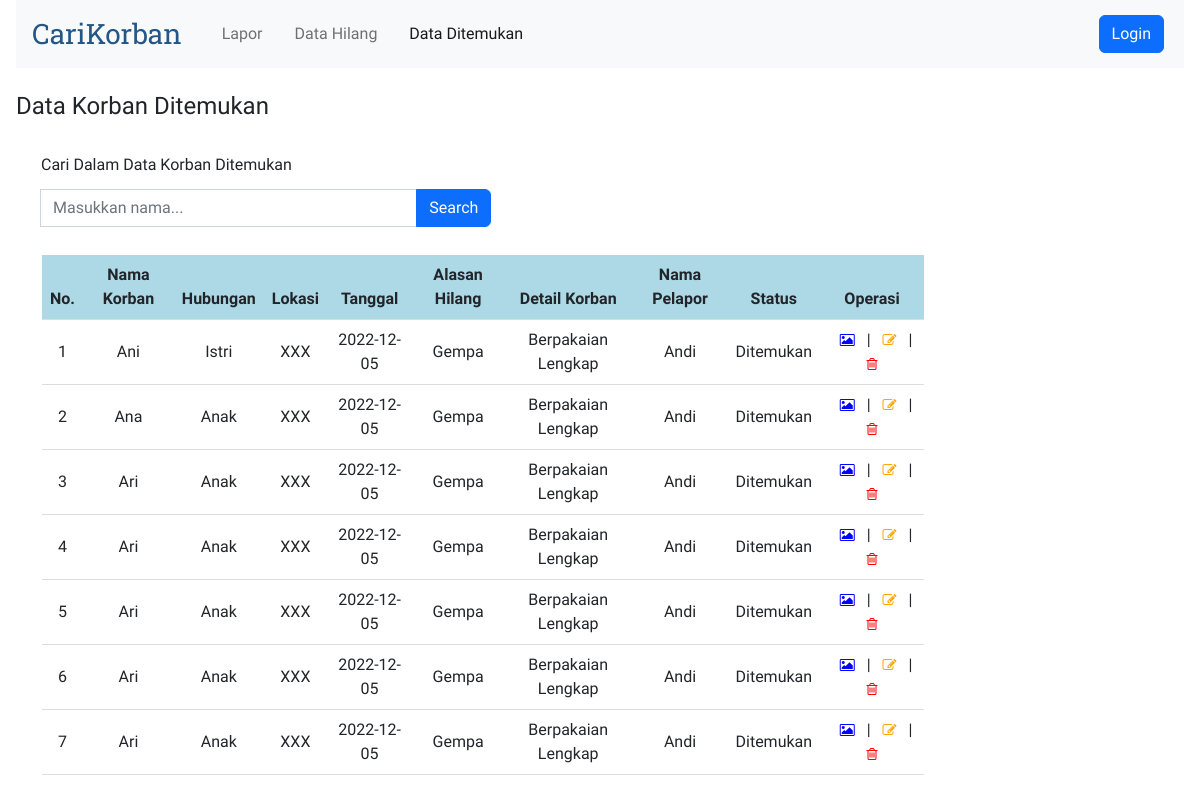
Before: /views/dataditemukan.php with the older database file.
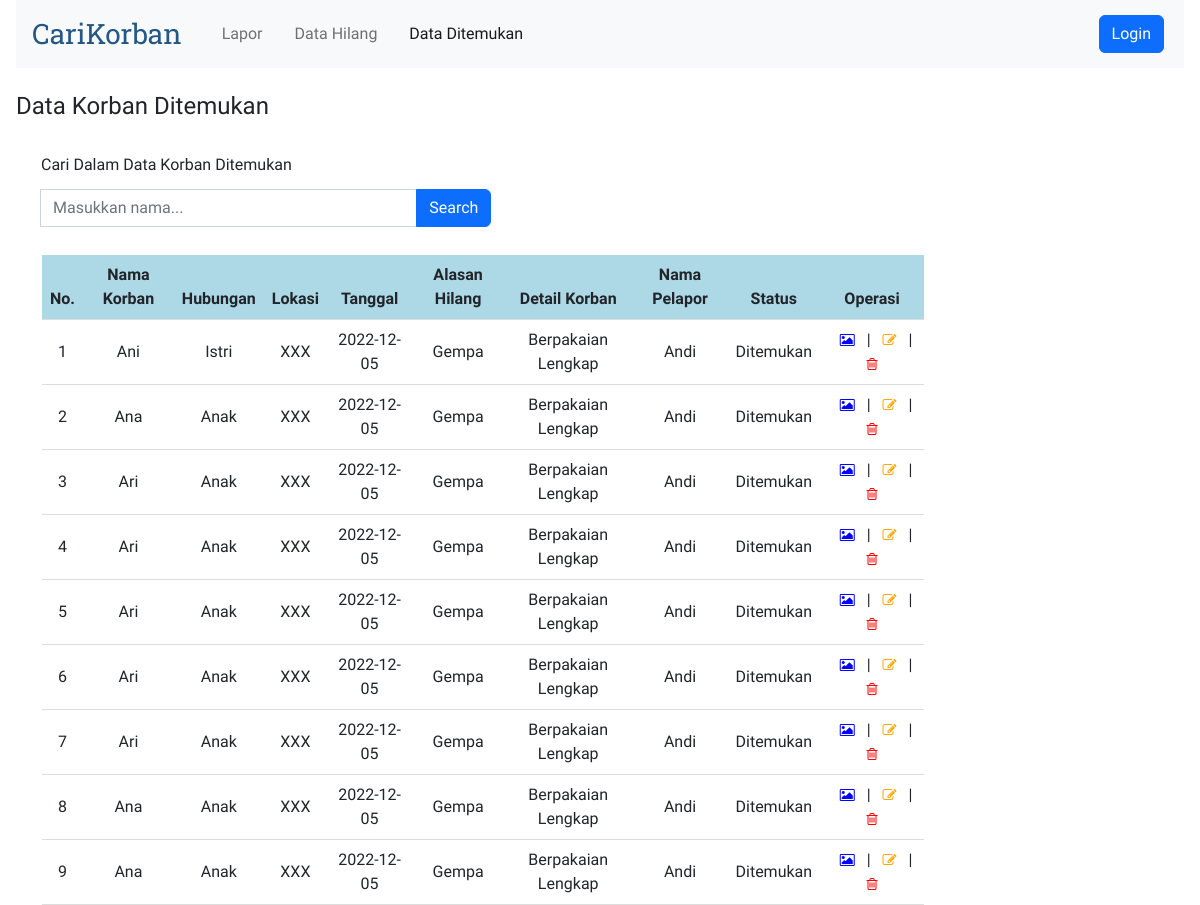
After: the same page with the newer database file.
### tables this page shows
CREATE TABLE `korban` (
  `idx` int(11) NOT NULL,
  `nama_korban` varchar(30) NOT NULL,
  `hubungan` varchar(10) NOT NULL,
  `lokasi` varchar(20) NOT NULL,
  `tanggal` varchar(30) NOT NULL,
  `alasan_hilang` varchar(30) NOT NULL,
  `detail` varchar(255) NOT NULL,
  `nama_pelapor` varchar(30) NOT NULL,
  `telepon` varchar(30) NOT NULL,
  `email` varchar(30) NOT NULL,
  `status` varchar(30) NOT NULL,
  `nama_gambar` varchar(255),
  `file_gambar` longblob
);

### connection.php (called while the page is built)
<?php
abstract class Connection
{
    protected function get_connection()
    {
        $host = "localhost";
        $database = "carikorban";
        $username = "root";
        $password = "";
        $connect = new mysqli($host, $username, $password, $database);
        return $connect;
    }
}

### models/korban.php (called while the page is built, shortened)
<?php
include '..\connection.php';
class KorbanDitemukan extends Korban
{
    private $conn;
    public function __construct()
    {
        $this->conn = $this->get_connection();
    }
    public function tampil_data()
    {
        $sql = "SELECT * FROM korban WHERE status = 'Ditemukan'";
        $bind = $this->conn->query($sql);
        while ($obj = $bind->fetch_object()) {
            $baris[] = $obj;
        }
        if (!empty($baris)) {
            return $baris;
        }
    }
}

### views/dataditemukan.php (the view, shortened to what this page needs)
<?php
include '..\models\korban.php';
$model2 = new KorbanDitemukan();
$index = 1;
?>
<!doctype html>
<html lang="en">
<head>
    <link rel="stylesheet" href="https://cdnjs.cloudflare.com/ajax/libs/font-awesome/4.7.0/css/font-awesome.min.css">
    <link href="https://cdn.jsdelivr.net/npm/bootstrap@5.2.3/dist/css/bootstrap.min.css" rel="stylesheet"
>
</head>
<body>
    <div>
        <nav class="navbar navbar-expand-lg bg-light">
            <div class="container-fluid">
                <a class="navbar-brand logo" href="#">CariKorban</a>
                <div class="collapse navbar-collapse" id="navbarCollapse">
                    <ul class="navbar-nav me-auto mb-2 mb-lg-0">
                        <li class="nav-item">
                            <a class="nav-link" aria-current="page" href="lapor.php">Lapor</a>
                        </li>
                        <li class="nav-item">
                            <a class="nav-link" href="datahilang.php">Data Hilang</a>
                        </li>
                        <li class="nav-item">
                            <a class="nav-link active" href="dataditemukan.php">Data Ditemukan</a>
                        </li>
                    </ul>
                    <?php
                    if ($_SESSION['role'] == 'Admin') { ?>
                        <a href="logout.php"><button type="button"
                                class="d-flex btn btn-danger my-2 my-sm-0">Logout</button></a>
                        <?php
                    } else { ?>
                        <a href="login.php"><button type="button"
                                class="d-flex btn btn-primary my-2 my-sm-0">Login</button></a>
                        <?php
                    } ?>
                </div>
            </div>
        </nav>
        <br>
        <h4>Data Korban Ditemukan</h4>
        <br>
        <form action="dataditemukan.php" method="get">
            <label class="form-label">Cari Dalam Data Korban Ditemukan</label>
            <div class="input-group my-1" style="width: 40%;">
                <br>
                <input class="form-control" type="search" name="cari" placeholder="Masukkan nama...">
                <button class="btn btn-primary" type="submit" id="button-addon2" value="cari">Search</button>
            </div>
        </form>
        <br>
        <table class="table align-middle mb-0 bg-white">
            <thead style="background-color: lightblue;">
                <tr>
                    <th>No.</th>
                    <th>Nama Korban</th>
                    <th>Hubungan</th>
                    <th>Lokasi</th>
                    <th>Tanggal</th>
                    <th>Alasan Hilang</th>
                    <th>Detail Korban</th>
                    <th>Nama Pelapor</th>
                    <th>Status</th>
                    <?php if ($_SESSION['role'] == 'Guest') { ?>
                        <th><a title="Lihat Foto">Foto Korban</a></th>
                    <?php } else { ?>
                        <th><a title="Operasi">Operasi</a></th>
                    <?php } ?>
                </tr>
            </thead>
            <tbody>
                <?php
                if (isset($_GET['cari'])) {
                    $cari = $_GET['cari'];
                    $result = $model2->search($cari);
                } else {
                    $result = $model2->tampil_data();
                }
                if (!empty($result)) {
                    foreach ($result as $data): ?>
                        <tr>
                            <td>
                                <?= $index++ ?>
                            </td>
                            <td>
                                <?= $data->nama_korban ?>
                            </td>
                            <td>
                                <?= $data->hubungan ?>
                            </td>
                            <td>
                                <?= $data->lokasi ?>
                            </td>
                            <td>
                                <?= $data->tanggal ?>
                            </td>
                            <td>
                                <?= $data->alasan_hilang ?>
                            </td>
                            <td>
                                <?= $data->detail ?>
                            </td>
                            <td>
                                <?= $data->nama_pelapor ?>
                            </td>
                            <td>
                                <?= $data->status ?>
                            </td>
                            <td>
                                <?php if ($_SESSION['role'] == 'Guest') { ?>
                                    <a title="Lihat Foto" name="foto" id="foto" target="_blank" rel="noopener noreferrer"
                                        href="lihatfoto.php?idx=<?= $data->idx ?>"><i class="fa fa-picture-o"
                                            style="font-size:14px;color:blue"></i></a>
                                <?php } else { ?>
                                    <a title="Lihat Foto" name="foto" id="foto" target="_blank" rel="noopener noreferrer"
                                        href="lihatfoto.php?idx=<?= $data->idx ?>"><i class="fa fa-picture-o"
                                            style="font-size:14px;color:blue"></i></a>
                                    |
                                    <a title="Ubah" name="edit" id="edit" href="edit.php?idx=<?= $data->idx ?>"><i
                                            class="fa fa-edit" style="font-size:14px;color:orange"></i></a>
                                    |
                                    <a title="Hapus" name="hapus" id="hapus" href="..\models\process.php?idx=<?= $data->idx ?>"><i
                                            class="fa fa-trash-o" style="font-size:14px;color:red"></i></a>
                                <?php } ?>
                            </td>
                        </tr>
                    <?php endforeach;
                } else { ?>
                    <tr>
                        <td colspan="9">Belum ada data korban ditemukan.</td>
                    </tr>
                <?php } ?>
            </tbody>
        </table>
    </div>
</body>
</html>

### views/dataditemukan.php (style rules this page uses)
*, html, body { margin: 0 4px; padding: 0; }
body { font-family: 'Readex Pro'; }
a { text-decoration: none; }
.logo { font-family: 'Roboto Slab'; font-size: 28px; color: #245786; }
form { margin: 0 25px; }
.table { width: 75%; text-align: center; border-bottom: 1px solid #ddd; border-collapse: collapse; margin: 0 30px; }

Changed rows visible on the page:
added korban: nama_korban "Ana", hubungan "Anak", lokasi "XXX", tanggal "2022-12-05", alasan_hilang "Gempa", detail "Berpakaian Lengkap", nama_pelapor "Andi", status "Ditemukan"
added korban: nama_korban "Ana", hubungan "Anak", lokasi "XXX", tanggal "2022-12-05", alasan_hilang "Gempa", detail "Berpakaian Lengkap", nama_pelapor "Andi", status "Ditemukan"
